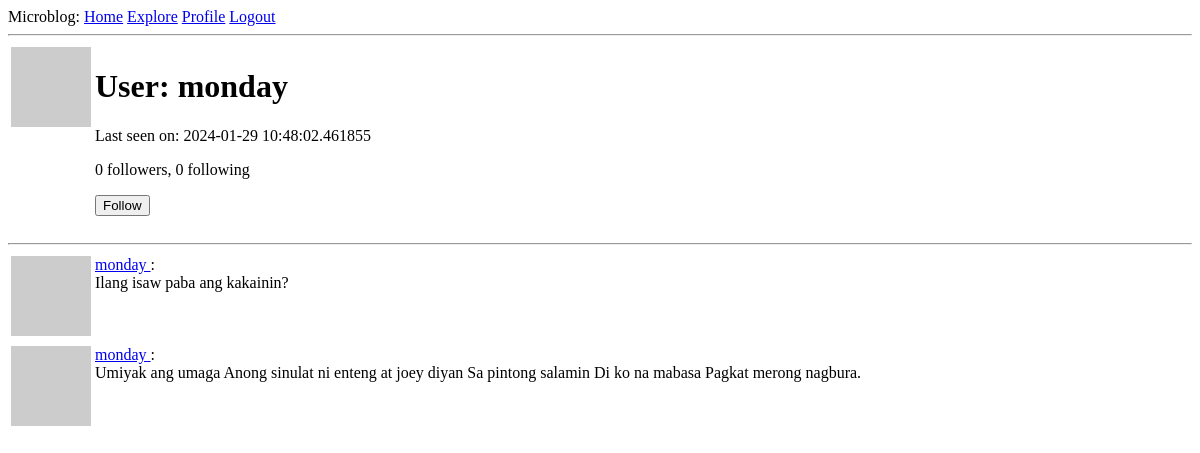
Before: /user/monday (signed in) with the older database file.
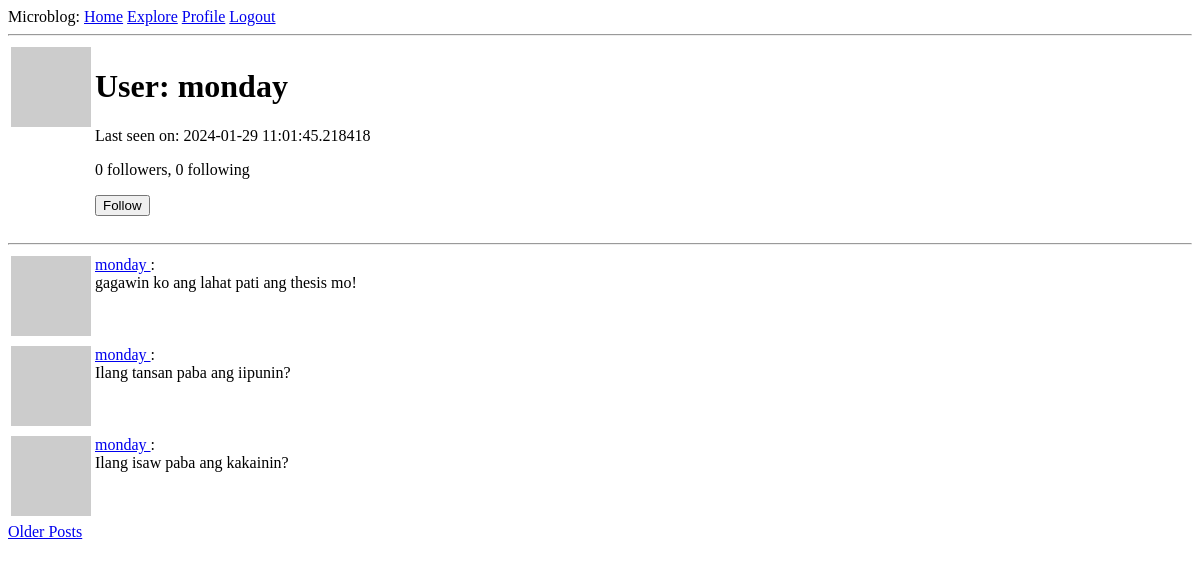
After: the same page with the newer database file.
### app/models.py (models this page shows, shortened)
class User(UserMixin, db.Model):
    id: so.Mapped[int] = so.mapped_column(primary_key=True)
    username: so.Mapped[str] = so.mapped_column(sa.String(64), index=True, unique=True)
    email: so.Mapped[str] = so.mapped_column(sa.String(120), index=True, unique=True)
    password_hash: so.Mapped[Optional[str]] = so.mapped_column(sa.String(256))
    posts: so.WriteOnlyMapped['Post'] = so.relationship(back_populates='author')
    about_me: so.Mapped[Optional[str]] = so.mapped_column(sa.String(140))
    last_seen: so.Mapped[Optional[datetime]] = so.mapped_column(default=lambda: datetime.now(timezone.utc))
    following: so.WriteOnlyMapped['User'] = so.relationship(secondary=followers, primaryjoin=(followers.c.follower_id == id),
                                                            secondaryjoin=(followers.c.followed_id == id),
                                                            back_populates='followers')
    followers: so.WriteOnlyMapped['User'] = so.relationship(secondary=followers, primaryjoin=(followers.c.followed_id == id),
                                                            secondaryjoin=(followers.c.follower_id == id),
                                                            back_populates='following')
    def avatar(self, size):
        digest = md5(self.email.lower().encode('utf-8')).hexdigest()
        return f'https://www.gravatar.com/avatar/{digest}?d=identicon&s={size}'
    def is_following(self, user):
        query = self.following.select().where(User.id == user.id)
        return db.session.scalar(query) is not None
    def followers_count(self):
        query = sa.select(sa.func.count()).select_from(self.followers.select().subquery())
        return db.session.scalar(query)
    def following_count(self):
        query = sa.select(sa.func.count()).select_from(self.following.select().subquery())
        return db.session.scalar(query)

class Post(db.Model):
    id: so.Mapped[int] = so.mapped_column(primary_key=True)
    body: so.Mapped[str] = so.mapped_column(sa.String(140))
    timestamp: so.Mapped[datetime] = so.mapped_column(index=True, default=lambda: datetime.now(timezone.utc))
    user_id: so.Mapped[int] = so.mapped_column(sa.ForeignKey(User.id), index=True)
    author: so.Mapped[User] = so.relationship(back_populates='posts')
    @login.user_loader
    def load_user(id):
        return db.session.get(User, int(id))

### app/routes.py (the view)
@app.route('/user/<username>')
@login_required
def user(username):
    user = db.first_or_404(sa.select(User).where(User.username == username))
    page = request.args.get('page', 1, type=int)
    query = user.posts.select().order_by(Post.timestamp.desc())
    posts = db.paginate(query, page=page, per_page=app.config['POSTS_PER_PAGE'], error_out=False)
    next_url = url_for('user', username=user.username, page=posts.next_num)\
        if posts.has_next else None
    prev_url = url_for('user', username=user.username, page=posts.prev_num)\
        if posts.has_prev else None
    form = EmptyForm()
    return render_template('user.html', user=user, posts=posts.items, next_url=next_url, prev_url=prev_url, form=form)

### app/forms.py
class EmptyForm(FlaskForm):
    submit = SubmitField('Submit')

### app/routes.py (called while the page is built)
@app.before_request
def before_request():
    if current_user.is_authenticated:
        current_user.last_seen = datetime.now(timezone.utc)
        db.session.commit()

### app/templates/user.html (shortened to what this page needs)
{% extends "base.html" %}
{% block content %}
    <table>
        <tr valign="top">
            <td><img src="{{ user.avatar(128) }}"></td>
            <td>
                <h1>User: {{ user.username }}</h1>
                {% if user.last_seen %}<p>Last seen on: {{ user.last_seen }}</p>{% endif %}
                <p>{{ user.followers_count() }} followers, {{ user.following_count() }} following</p>
                {% if user == current_user %}
                <p><a href="{{ url_for('edit_profile') }}">Edit profile</a></p>
                {% elif not current_user.is_following(user) %}
                <p>
                    <form action="{{ url_for('follow', username=user.username) }}" method="post">
                        {{ form.submit(value='Follow') }}
                    </form>
                </p>
                {% endif %}
            </td>
        </tr>
    </table>
    <hr>
    {% for post in posts %}
        {% include '_post.html' %}
    {% endfor %}
    {% if next_url %}
    <a href="{{ next_url }}">Older Posts</a>
    {% endif %}
{% endblock %}

### app/templates/base.html (shortened to what this page needs)
<!DOCTYPE html>
<html>
    <head>
    </head>
    <body>
        <div>Microblog:
            <a href="{{ url_for('index') }}">Home</a>
            <a href="{{ url_for('explore') }}">Explore</a>
            {% if current_user.is_anonymous %}
            <a href="{{ url_for('login') }}">Login</a>
            {% else %}
            <a href="{{ url_for('user', username=current_user.username) }} ">Profile</a>
            <a href="{{ url_for('logout') }}">Logout</a>
            {% endif %}
        </div>
        <hr>
        {% block content %}{% endblock %}
    </body>
</html>

### app/templates/_post.html
<table>
    <tr valign="top">
        <td><img src="{{ post.author.avatar(36) }}"></td>
        <td>
            <a href="{{ url_for('user', username=post.author.username) }}">
                {{ post.author.username }}
            </a>
             : <br>{{ post.body }}
        </td>
    </tr>
</table>

Changed rows visible on the page:
no longer on this page (row unchanged): Post: author.username "monday", body "Umiyak ang umaga Anong sinulat ni enteng at joey diyan Sa pintong salamin Di ko na mabasa Pagkat merong nagbura."
changed User "monday": last_seen "2024-01-29 10:48:02.461855" → "2024-01-29 11:01:45.218418"
added Post: author.username "monday", body "gagawin ko ang lahat pati ang thesis mo!"
added Post: author.username "monday", body "Ilang tansan paba ang iipunin?"
Other visible differences:
text now shown: "Older Posts"
